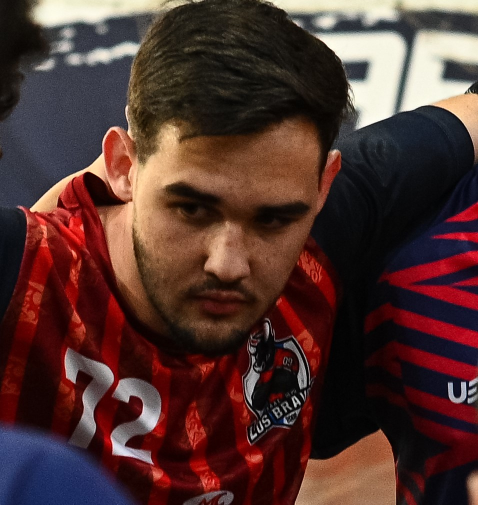
#> input picture section6/aula200_pillow/perfil-git-hub.jpg, 956 x 1009 px (shown at 1/2 size)
$ python main.py
#> lines starting #> are read from the running program, lines starting #| are printed output that depends on the picture
from PIL import Image
from pathlib import Path

ROOT_FOLDER = Path(__file__).parent
ORIGINAL = ROOT_FOLDER / 'perfil-git-hub.jpg'
NEW_IMAGE = ROOT_FOLDER / 'new.jpg'

pil_image = Image.open(ORIGINAL)
#> pil_image is the input picture: PIL image 956x1009 RGB; mean R, G, B 80.5, 50.8, 46.8
width, height = pil_image.size
#> width = 956; height = 1009
exif = pil_image.info['exif']

new_width = 450
new_height = round(height * new_width / width)
#> new_height = 475

new_image = pil_image.resize(size=(new_width, new_height))
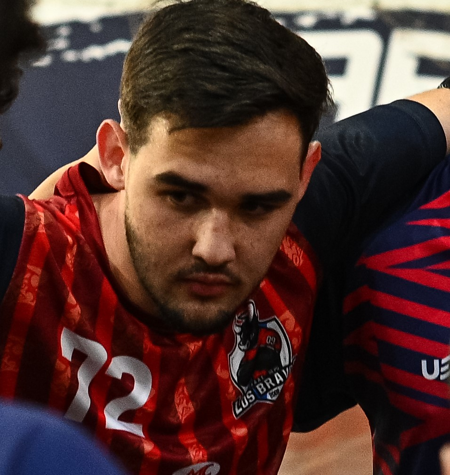
#> new_image: PIL image 450x475 RGB; mean R, G, B 80.5, 50.8, 46.8

new_image.save(
    NEW_IMAGE,
    optimize=True,
    quality=70,
    exif=exif
)
